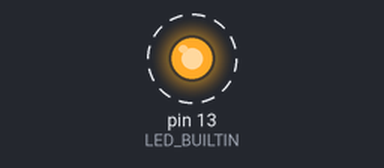
This sketch was run on a simulated Arduino Leonardo, built with avr-gcc and run on an emulated ATmega32U4. Shown: output pins drawn as LEDs (lit = HIGH). Dashed ring = blinking. The ROS host is connected and sends only what is stated.

Above: at 0.12 s.
Timing chart, 0 to 3.0 s (numbered marks = the images above):
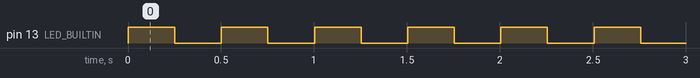

The sketch:

publisher_example.ino
```cpp
// Use the following line if you have a Leonardo or MKR1000
//#define USE_USBCON

#include <ros.h>
#include <std_msgs/String.h>

ros::NodeHandle nh;

std_msgs::String str_msg;
ros::Publisher string_pub("did_it_work", &str_msg);

char msg_str[15] = "Great success!";

void setup()
{
  // Set up an LED so we can see what's happening
  pinMode(LED_BUILTIN, OUTPUT);

  // Initialise ROS
  nh.initNode();
  nh.advertise(string_pub);

}

void loop()
{
  // Fill the ROS message with data
  str_msg.data = msg_str;

  // Publish our ROS message
  string_pub.publish( &str_msg );
  nh.spinOnce();

  // Change the LED
  digitalWrite(LED_BUILTIN, !digitalRead(LED_BUILTIN));

  // Wait
  delay(250);

}
```

Measured:
- by itself, pin 13 (LED_BUILTIN): alternates HIGH for 0.25 s and LOW for 0.25 s
